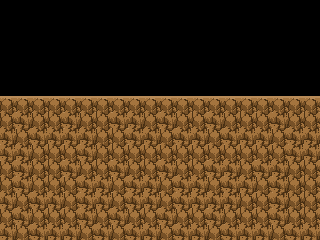

A level layout from a 2D game, rendered from its tile map. Below: a short description, then the map file with tile-grid data replaced by summaries:
An orthogonal 20x15 tile map with 16x16 px tiles, 2 tile layers (Background, Blocks).

<map version="1.2" tiledversion="1.2.1" orientation="orthogonal" renderorder="right-down" width="20" height="15" tilewidth="16" tileheight="16" infinite="0" nextlayerid="3" nextobjectid="1">
 <tileset firstgid="1" name="tileset" tilewidth="16" tileheight="16" tilecount="54" columns="27">
  <image source="../tileset.png" width="432" height="32" />
  <tile id="2">
   <properties>
    <property name="collides" type="bool" value="true" />
   </properties>
  </tile>
  <tile id="3">
   <properties>
    <property name="collides" type="bool" value="true" />
   </properties>
  </tile>
  <tile id="4">
   <properties>
    <property name="collides" type="bool" value="true" />
   </properties>
  </tile>
  <tile id="5">
   <properties>
    <property name="collides" type="bool" value="true" />
   </properties>
  </tile>
  <tile id="6">
   <properties>
    <property name="collides" type="bool" value="true" />
   </properties>
  </tile>
  <tile id="7">
   <properties>
    <property name="collides" type="bool" value="true" />
   </properties>
  </tile>
  <tile id="8">
   <properties>
    <property name="collides" type="bool" value="true" />
   </properties>
  </tile>
  <tile id="9">
   <properties>
    <property name="collides" type="bool" value="true" />
   </properties>
  </tile>
  <tile id="10">
   <properties>
    <property name="collides" type="bool" value="true" />
   </properties>
  </tile>
  <tile id="11">
   <properties>
    <property name="collides" type="bool" value="true" />
   </properties>
  </tile>
  <tile id="12">
   <properties>
    <property name="collides" type="bool" value="true" />
   </properties>
  </tile>
  <tile id="13">
   <properties>
    <property name="collides" type="bool" value="true" />
   </properties>
  </tile>
  <tile id="14">
   <properties>
    <property name="collides" type="bool" value="true" />
   </properties>
  </tile>
  <tile id="15">
   <properties>
    <property name="collides" type="bool" value="true" />
   </properties>
  </tile>
  <tile id="16">
   <properties>
    <property name="collides" type="bool" value="true" />
   </properties>
  </tile>
  <tile id="17">
   <properties>
    <property name="collides" type="bool" value="true" />
   </properties>
  </tile>
  <tile id="18">
   <properties>
    <property name="collides" type="bool" value="true" />
   </properties>
  </tile>
  <tile id="19">
   <properties>
    <property name="collides" type="bool" value="true" />
   </properties>
  </tile>
  <tile id="20">
   <properties>
    <property name="collides" type="bool" value="true" />
   </properties>
  </tile>
  <tile id="21">
   <properties>
    <property name="collides" type="bool" value="true" />
   </properties>
  </tile>
  <tile id="22">
   <properties>
    <property name="collides" type="bool" value="true" />
   </properties>
  </tile>
  <tile id="23">
   <properties>
    <property name="collides" type="bool" value="true" />
   </properties>
  </tile>
  <tile id="24">
   <properties>
    <property name="collides" type="bool" value="true" />
   </properties>
  </tile>
  <tile id="25">
   <properties>
    <property name="collides" type="bool" value="true" />
   </properties>
  </tile>
  <tile id="26">
   <properties>
    <property name="collides" type="bool" value="true" />
   </properties>
  </tile>
  <tile id="29">
   <properties>
    <property name="collides" type="bool" value="true" />
   </properties>
  </tile>
  <tile id="30">
   <properties>
    <property name="collides" type="bool" value="true" />
   </properties>
  </tile>
  <tile id="31">
   <properties>
    <property name="collides" type="bool" value="true" />
   </properties>
  </tile>
  <tile id="32">
   <properties>
    <property name="collides" type="bool" value="true" />
   </properties>
  </tile>
  <tile id="33">
   <properties>
    <property name="collides" type="bool" value="true" />
   </properties>
  </tile>
  <tile id="34">
   <properties>
    <property name="collides" type="bool" value="true" />
   </properties>
  </tile>
  <tile id="35">
   <properties>
    <property name="collides" type="bool" value="true" />
   </properties>
  </tile>
  <tile id="36">
   <properties>
    <property name="collides" type="bool" value="true" />
   </properties>
  </tile>
  <tile id="37">
   <properties>
    <property name="collides" type="bool" value="true" />
   </properties>
  </tile>
  <tile id="38">
   <properties>
    <property name="collides" type="bool" value="true" />
   </properties>
  </tile>
  <tile id="39">
   <properties>
    <property name="collides" type="bool" value="true" />
   </properties>
  </tile>
  <tile id="40">
   <properties>
    <property name="collides" type="bool" value="true" />
   </properties>
  </tile>
  <tile id="41">
   <properties>
    <property name="collides" type="bool" value="true" />
   </properties>
  </tile>
  <tile id="42">
   <properties>
    <property name="collides" type="bool" value="true" />
   </properties>
  </tile>
  <tile id="43">
   <properties>
    <property name="collides" type="bool" value="true" />
   </properties>
  </tile>
  <tile id="44">
   <properties>
    <property name="collides" type="bool" value="true" />
   </properties>
  </tile>
  <tile id="45">
   <properties>
    <property name="collides" type="bool" value="true" />
   </properties>
  </tile>
  <tile id="46">
   <properties>
    <property name="collides" type="bool" value="true" />
   </properties>
  </tile>
  <tile id="47">
   <properties>
    <property name="collides" type="bool" value="true" />
   </properties>
  </tile>
  <tile id="48">
   <properties>
    <property name="collides" type="bool" value="true" />
   </properties>
  </tile>
  <tile id="49">
   <properties>
    <property name="collides" type="bool" value="true" />
   </properties>
  </tile>
  <tile id="50">
   <properties>
    <property name="collides" type="bool" value="true" />
   </properties>
  </tile>
  <tile id="51">
   <properties>
    <property name="collides" type="bool" value="true" />
   </properties>
  </tile>
  <tile id="52">
   <properties>
    <property name="collides" type="bool" value="true" />
   </properties>
  </tile>
  <tile id="53">
   <properties>
    <property name="collides" type="bool" value="true" />
   </properties>
  </tile>
 </tileset>
 <layer id="1" name="Background" width="20" height="15">
  <data>[300 cells, 180 non-empty, 4 distinct tile ids]</data>
 </layer>
 <layer id="2" name="Blocks" width="20" height="15">
  <data>[300 cells, 180 non-empty, 9 distinct tile ids]</data>
 </layer>
</map>